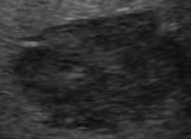
#> input picture image_crop/crop10.jpg, 191 x 139 px; its folder holds only this picture in this run
$ python lesion_contours_detect.py
#> lines starting #> are read from the running program, lines starting #| are printed output that depends on the picture; after the words box and inside, x2 and y2 are one past the last pixel; in counts of white or black regions, pixels touching at a corner belong together
#> further down, im is the input picture: shape (139, 191, 3); min 12, max 136, mean 47.3
import os
import glob
import math
import numpy as np
import time
import cv2
from skimage.morphology import skeletonize, thin
from skimage.segmentation import active_contour
from PIL import Image
from matplotlib import pyplot as plt
# [126 lines left out: functions build_RD_flt, atm_flt, Region_diff_img_v1, Region_diff_img_v2, Region_diff_img_v3, lesion_contours, not called in this run]

def lesion_contours_andy(img, shift_axis, blur_k=7, bin_thres=20):
#> called with shift_axis = (0, 0), blur_k = 7, bin_thres = 20
    titles = []
    images = []
    kernal_gauss = (3, 3)
    kernel_open = np.ones((3,3),np.uint8)
    kernel_close = np.ones((3, 3), np.uint8)

    gray_img = cv2.cvtColor(img, cv2.COLOR_BGR2GRAY)
    print(gray_img.shape)
#| (139, 191)
    if min(gray_img.shape) > max(kernal_gauss) * 40:
        gray_img = cv2.GaussianBlur(gray_img, kernal_gauss, 0)

    hist = cv2.calcHist([gray_img], [0], None, [256], [0, 256]).ravel()
#> hist = 256 values, max 802 at index 34, min 0 at index 0, mean 103.7
    titles.append(['Histogram'])
    images.append([hist])

    # [12 lines of commented-out code are left out]
    v2_gray_img = gray_img.copy()
    _, v2_THRESH_OTSU_img = cv2.threshold(v2_gray_img, 0, 255, cv2.THRESH_BINARY+cv2.THRESH_OTSU)
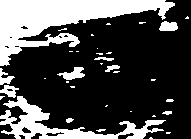
#> v2_THRESH_OTSU_img: shape (139, 191); 29.4% white; 34 white regions (23 under 20 px), largest, box (x1, y1, x2, y2) and area: (0, 0, 175, 66) 4746, (0, 96, 166, 139) 2107, (57, 67, 85, 80) 190

    # find main item intensity
    rect_size_x = int(gray_img.shape[1] / 3)
#> rect_size_x = 63
    rect_size_y = int(gray_img.shape[0] / 3)
#> rect_size_y = 46
    rect_center = (np.asarray(v2_gray_img.shape)/2)
#> rect_center = [69.5, 95.5]
    rect_point1 = (int(rect_center[1] - rect_size_x/2), int(rect_center[0] - rect_size_y/2))
#> rect_point1 = (64, 46)
    rect_point2 = (int(rect_center[1] + rect_size_x / 2), int(rect_center[0] + rect_size_y / 2))
#> rect_point2 = (127, 92)
    v2_THRESH_OTSU_bgr_img = cv2.cvtColor(v2_THRESH_OTSU_img, cv2.COLOR_GRAY2BGR)
    cv2.rectangle(v2_THRESH_OTSU_bgr_img, rect_point1, rect_point2, (255, 0, 0), 0)
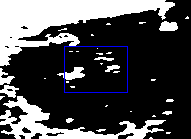
#> v2_THRESH_OTSU_bgr_img: shape (139, 191, 3); mean B, G, R 76.8, 74.8, 74.8

    main_obj = v2_THRESH_OTSU_img[rect_point1[1]:rect_point2[1], rect_point1[0]:rect_point2[0]]
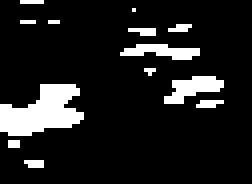
#> main_obj: shape (46, 63) (shown 4 times larger); 11.9% white; 13 white regions (10 under 20 px), largest, box (x1, y1, x2, y2) and area: (0, 21, 21, 34) 173, (41, 19, 56, 26) 59, (30, 11, 50, 15) 49
    num_0 = np.sum(main_obj == 0)
#> num_0 = 2553
    num_255 = np.sum(main_obj == 255)
#> num_255 = 345
    if num_0 > num_255:
        v2_THRESH_OTSU_img = cv2.bitwise_not(v2_THRESH_OTSU_img)

    # morphology
    v2_opening = cv2.morphologyEx(v2_THRESH_OTSU_img, cv2.MORPH_OPEN, kernel_open, iterations= 3 if min(gray_img.shape) > 100 else 1)
#> v2_opening: shape (139, 191); 64.8% white; 12 black regions (8 under 20 px), largest, box (x1, y1, x2, y2) and area: (0, 0, 178, 139) 8716, (94, 48, 120, 73) 305, (57, 67, 85, 88) 239, (166, 99, 174, 102) 21
    v2_closing = cv2.morphologyEx(v2_opening, cv2.MORPH_CLOSE, kernel_close, iterations= 2 if min(gray_img.shape) > 100 else 1)
#> v2_closing: shape (139, 191); 65.8% white; 4 black regions, box (x1, y1, x2, y2) and area: (0, 0, 177, 139) 7950, (123, 116, 166, 139) 633, (96, 53, 120, 73) 293, (63, 67, 84, 83) 208

    # Connected Component
    num_labels, labels, stats, centroids = cv2.connectedComponentsWithStats(v2_closing, connectivity=4)
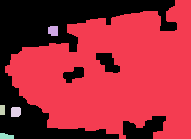
#> labels: shape (139, 191) int32; 6 distinct labels, from 0 to 5; one colour per label, 0 black
#> num_labels = 6; stats = [[0, 0, 177, 139, 9084], [5, 0, 186, 139, 17159], [48, 26, 10, 10, 92], [0, 105, 5, 10, 50], [11, 107, 10, 10, 95], [0, 133, 14, 6, 69]]; centroids = [[62.09, 57.99], [113.7, 74.42], [52.82, 30.34], [2, 109.5], [15.37, 111.5], [5.83, 136]]
    output_connectedComponent = np.zeros((img.shape[0], img.shape[1], 1), np.uint8)
    main_index = np.argmax(stats[1:,-1])
#> main_index = 0
    for i in range(1, num_labels):
        if i == main_index + 1:
            mask = labels == i
            output_connectedComponent[:, :, 0][mask] = 255
#> this loop made 5 passes
#> pass 1, in lesion_contours_andy, `mask = labels == i`:
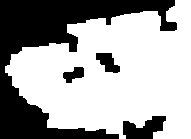
#> mask: shape (139, 191) bool; 64.6% white; 4 black regions, box (x1, y1, x2, y2) and area: (0, 0, 177, 139) 8256, (123, 116, 166, 139) 633, (96, 53, 120, 73) 293, (63, 67, 84, 83) 208
#> after the loop: output_connectedComponent: shape (139, 191, 1); 64.6% white; 4 black regions
            # output_connectedComponent[:, :, 1][mask] = 255
            # output_connectedComponent[:, :, 2][mask] = 255

    # find contour
    contours, hierarchy = cv2.findContours(output_connectedComponent, cv2.RETR_EXTERNAL, cv2.CHAIN_APPROX_SIMPLE)
#> contours = 1 contour; box (x1, y1, x2, y2) and area: (5, 0, 191, 139) 17270
    v2_gray_img_contours = cv2.cvtColor(v2_gray_img, cv2.COLOR_GRAY2BGR)
    print("contours: ", contours)
#> (printed output is left out)
    print("type(contours): ",type(contours))
#| type(contours):  <class 'list'>
    cv2.drawContours(v2_gray_img_contours, contours, -1, (255,0,0), 1)
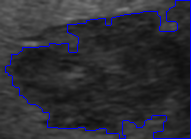
#> v2_gray_img_contours: shape (139, 191, 3); mean B, G, R 53.4, 46, 46

    titles.append(['V2 Gray Image', 'V2 OTSU BINARY', 'V2 OPENING', 'V2 CLOSING', 'V2 Connected Component', 'V2 contours'])
    images.append([v2_gray_img, v2_THRESH_OTSU_bgr_img, v2_opening, v2_closing, output_connectedComponent, v2_gray_img_contours])
    subplot_figure(titles, images)

    # Calculate output contour
    contours_rawImg = tuple((np.array(contours) + shift_axis))
    return contours_rawImg

def subplot_figure(titles, images):
    plt.figure(figsize=(12, 10))
    rows = len(max(titles, key=len))
    cols = len(titles)
    for x in range(len(titles)):        # x axis
        for y in range(len(titles[x])): # y axis
            if x == 0:
                plt.subplot(rows, cols, cols * y + x + 1), plt.bar(range(1, 257), images[x][y])
            else:
                plt.subplot(rows, cols, cols * y + x + 1), plt.imshow(images[x][y], 'gray')
            plt.title(titles[x][y], fontsize=8)
            plt.xticks([]), plt.yticks([])

    plt.show()
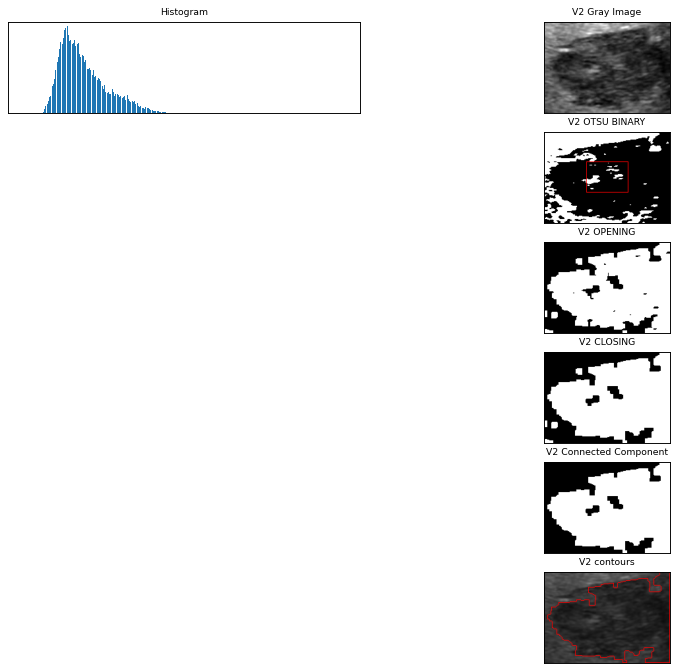
#> figure drawn by matplotlib, 7 panels; B, G, R data is drawn as R, G, B
# [83 lines left out: functions lesion_binary_contours, check_contour, liver_binary_small_test, not called in this run]

if __name__ == '__main__':
    filename_list = glob.glob(r"./image_crop/*.jpg")
    for filename in filename_list:
        im = cv2.imread(filename)
        lesion_contours_andy(im, (0, 0))


    # [15 lines of commented-out code are left out]

$ run again, on image_crop/crop5.jpg
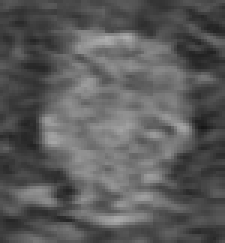
#> input picture image_crop/crop5.jpg, 75 x 81 px (shown 3 times larger)
#> im is the input picture: shape (81, 75, 3); min 22, max 173, mean 90.8
#| (81, 75)
#> hist = 256 values, max 110 at index 68, min 0 at index 0, mean 23.73
#> v2_THRESH_OTSU_img: shape (81, 75); 41.5% white; 11 white regions (7 under 20 px), largest, box (x1, y1, x2, y2) and area: (13, 9, 72, 76) 2351, (3, 62, 19, 69) 81, (16, 75, 28, 80) 37, (7, 78, 18, 81) 21
#> main_obj: shape (27, 25); 96.1% white; 4 black regions (4 under 20 px)
#> num_0 = 26
#> num_255 = 649
#> v2_opening: shape (81, 75); 39.6% white; 4 white regions (1 under 20 px), largest, box (x1, y1, x2, y2) and area: (14, 9, 64, 76) 2284, (5, 62, 19, 69) 76, (19, 75, 27, 80) 31
#> v2_closing: shape (81, 75); 41.2% white; 4 white regions (1 under 20 px), largest, box (x1, y1, x2, y2) and area: (14, 9, 64, 76) 2376, (5, 62, 19, 69) 76, (19, 75, 27, 81) 36
#> in lesion_contours_andy, `num_labels, labels, stats, centroids = cv2.connectedComponentsWithStat..`:
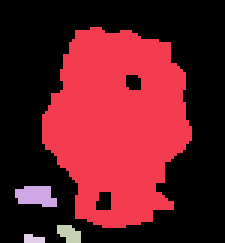
#> labels: shape (81, 75) int32 (shown 3 times larger); 5 distinct labels, from 0 to 4; one colour per label, 0 black
#> num_labels = 5; stats = [[0, 0, 75, 81, 3570], [14, 9, 50, 67, 2376], [5, 62, 14, 7, 76], [19, 75, 8, 6, 36], [8, 78, 7, 3, 17]]; centroids = [[36.66, 38.32], [38.73, 40.88], [11.55, 64.88], [22.64, 77.44], [10.65, 79.24]]
#> main_index = 0
#> contours = 1 contour; box (x1, y1, x2, y2) and area: (14, 9, 64, 76) 2328
#> (printed output is left out)
#| type(contours):  <class 'list'>
#> in lesion_contours_andy, `cv2.drawContours(v2_gray_img_contours, contours, -1, (255,0,0), 1)`:
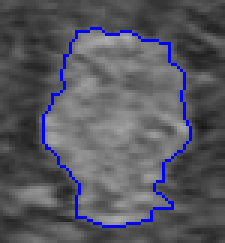
#> v2_gray_img_contours: shape (81, 75, 3) (shown 3 times larger); 3.21% of pixels changed, all inside (x1, y1, x2, y2) = (14, 9, 64, 76)

$ run again, on image_crop/crop6.jpg
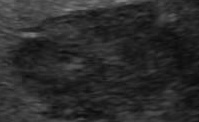
#> input picture image_crop/crop6.jpg, 199 x 122 px
#> im is the input picture: shape (122, 199, 3); min 11, max 139, mean 43.6
#| (122, 199)
#> hist = 256 values, max 806 at index 33, min 0 at index 0, mean 94.84
#> in lesion_contours_andy, `_, v2_THRESH_OTSU_img = cv2.threshold(v2_gray_img, 0, 255, cv2.THRESH_..`:
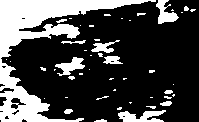
#> v2_THRESH_OTSU_img: shape (122, 199); 27.3% white; 48 white regions (34 under 20 px), largest, box (x1, y1, x2, y2) and area: (0, 0, 156, 122) 4946, (118, 110, 166, 122) 351, (156, 0, 179, 24) 281
#> main_obj: shape (40, 66); 21.5% white; 12 white regions (7 under 20 px), largest, box (x1, y1, x2, y2) and area: (0, 16, 19, 34) 192, (25, 0, 53, 12) 161, (37, 15, 57, 23) 111, (0, 0, 19, 3) 40, (2, 35, 9, 39) 20
#> num_0 = 2073
#> num_255 = 567
#> v2_opening: shape (122, 199); 66.3% white; 21 black regions (15 under 20 px), largest, box (x1, y1, x2, y2) and area: (0, 0, 179, 122) 6385, (117, 90, 175, 122) 699, (84, 39, 123, 64) 467, (54, 57, 90, 80) 439, (184, 6, 199, 12) 39, (94, 119, 107, 122) 27
#> v2_closing: shape (122, 199); 67.6% white; 5 black regions, box (x1, y1, x2, y2) and area: (0, 0, 144, 122) 5955, (118, 90, 173, 122) 675, (90, 39, 120, 64) 446, (55, 58, 85, 79) 426, (156, 0, 179, 23) 361
#> num_labels = 2; stats = [[0, 0, 179, 122, 7863], [11, 0, 188, 122, 16415]]; centroids = [[58.98, 52.4], [118.2, 64.38]]
#> main_index = 0
#> contours = 1 contour; box (x1, y1, x2, y2) and area: (11, 0, 199, 122) 16906
#> (printed output is left out)
#| type(contours):  <class 'list'>
#> in lesion_contours_andy, `cv2.drawContours(v2_gray_img_contours, contours, -1, (255,0,0), 1)`:
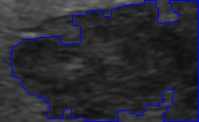
#> v2_gray_img_contours: shape (122, 199, 3); mean B, G, R 50.2, 42.3, 42.3
